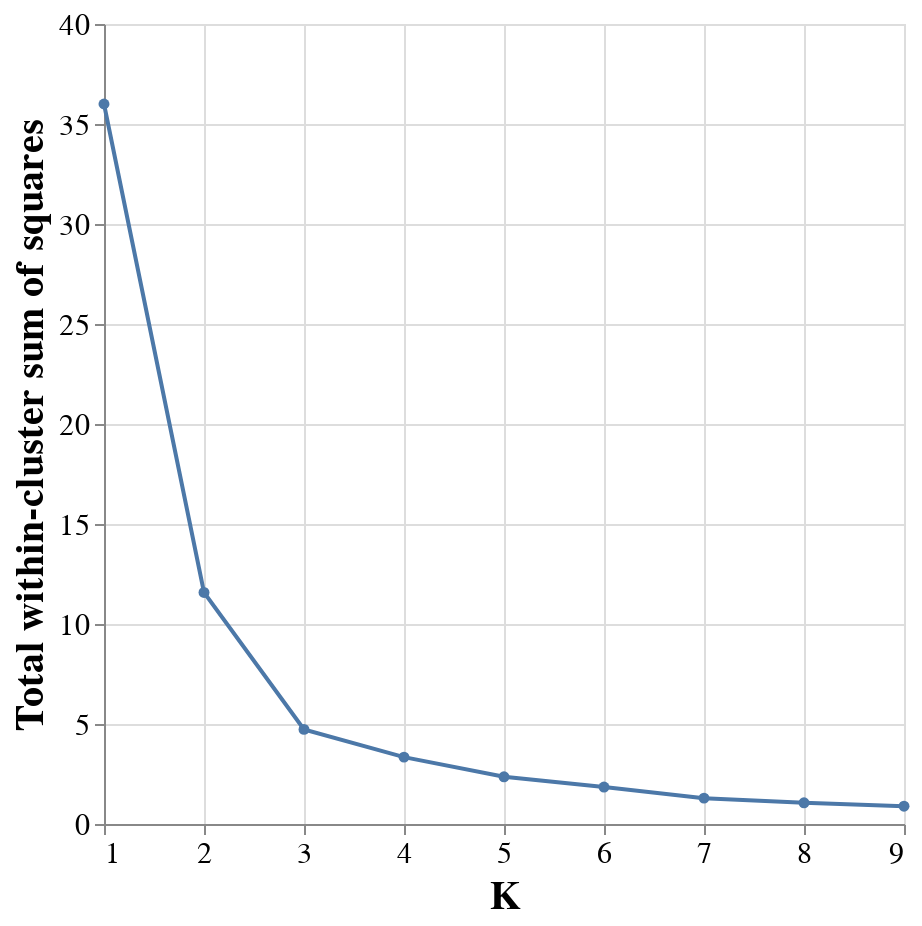

The notebook cell saved with this chart:
### Markdown cell above
If we take a look at our data frame `penguin_clust_ks` now, 
we see that it has two columns: one with the value for K, 
and the other holding the clustering model object in a list column.


If we wanted to get one of the clusterings out 
of the list column in the data frame,
we could use a familiar friend: `pull`.
`pull` will return to us a data frame column as a simpler data structure,
here that would be a list.
And then to extract the first item of the list, 
we can use the `pluck` function. We pass  
it the index for the element we would like to extract 
(here, `1`).

```{r}
penguin_clust_ks |>
  pull(penguin_clusts) |>
  pluck(1)
```

Next, we use `mutate` again to apply `glance` \index{glance} 
to each of the K-means clustering objects to get the clustering statistics 
(including WSSD). 
The output of `glance` is a data frame, 
and so we need to create another list column (using `list`) for this to work. 
This results in a complex data frame with 3 columns, one for K, one for the 
K-means clustering objects, and one for the clustering statistics:

```{r 10-choose-k-part3}
penguin_clust_ks <- tibble(k = 1:9) |>
  rowwise() |>
  mutate(penguin_clusts = list(kmeans(standardized_data, k)),
         glanced = list(glance(penguin_clusts)))

penguin_clust_ks
```

Finally we extract the total WSSD from the column named `glanced`. 
Given that each item in this list column is a data frame, 
we will need to use the `unnest` function 
to unpack the data frames into simpler column data types. 

```{r 10-get-total-within-sumsqs}
clustering_statistics <- penguin_clust_ks |>
  unnest(glanced)

clustering_statistics
```

Now that we have `tot.withinss` and `k` as columns in a data frame, we can make a line plot 
(Figure \@ref(fig:10-plot-choose-k)) and search for the "elbow" to find which value of K to use. 

```{r 10-plot-choose-k, fig.height = 3.25, fig.width = 4.25, fig.align = "center", fig.pos = "H", out.extra="", fig.cap = "A plot showing the total WSSD versus the number of clusters."}
elbow_plot <- ggplot(clustering_statistics, aes(x = k, y = tot.withinss)) +
  geom_point() +
  geom_line() +
  xlab("K") +
  ylab("Total within-cluster sum of squares") +
  scale_x_continuous(breaks = 1:9) + 
  theme(text = element_text(size = 12))

elbow_plot
```

### Code cell
elbow_plot=(
    alt.Chart(penguin_clust_ks)
    .mark_line(point=True)
    .encode(
        x=alt.X("k", title="K"),
        y=alt.Y("inertia", title="Total within-cluster sum of squares"),
    )
    .properties(width=400, height=400)
    .configure_axis(labelFontSize=15, titleFontSize=20)
)
### END SOLUTION 
elbow_plot

### Figure 1 — Vega-Lite specification as saved in the notebook (floating-point values rounded to 4 significant figures)
{"$schema": "https://vega.github.io/schema/vega-lite/v4.17.0.json", "config": {"axis": {"labelFontSize": 15, "titleFontSize": 20}, "view": {"continuousHeight": 300, "continuousWidth": 400}}, "data": {"name": "data-c43c9bf55491de3ec6b94e110a456591"}, "datasets": {"data-c43c9bf55491de3ec6b94e110a456591": [{"inertia": 36.0, "k": 1}, {"inertia": 11.58, "k": 2}, {"inertia": 4.731, "k": 3}, {"inertia": 3.344, "k": 4}, {"inertia": 2.362, "k": 5}, {"inertia": 1.849, "k": 6}, {"inertia": 1.293, "k": 7}, {"inertia": 1.058, "k": 8}, {"inertia": 0.8912, "k": 9}]}, "encoding": {"x": {"field": "k", "title": "K", "type": "quantitative"}, "y": {"field": "inertia", "title": "Total within-cluster sum of squares", "type": "quantitative"}}, "height": 400, "mark": {"point": true, "type": "line"}, "width": 400}
